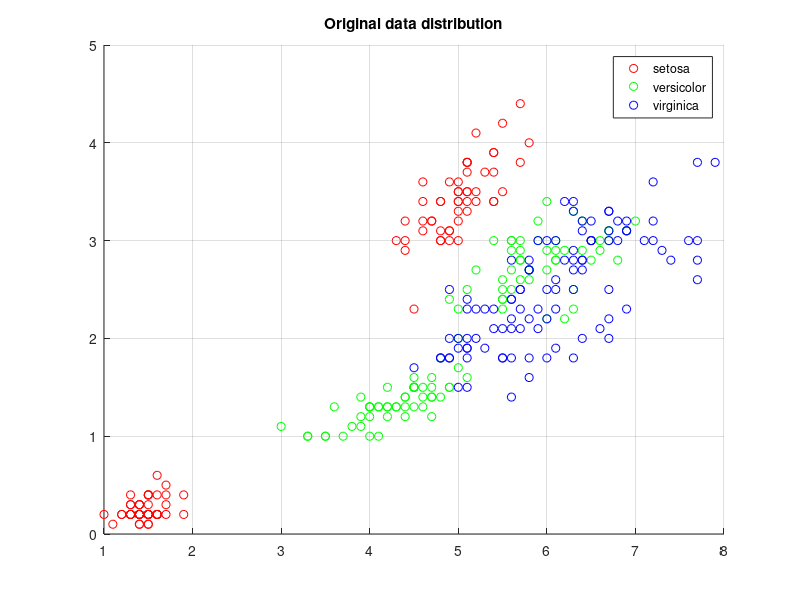
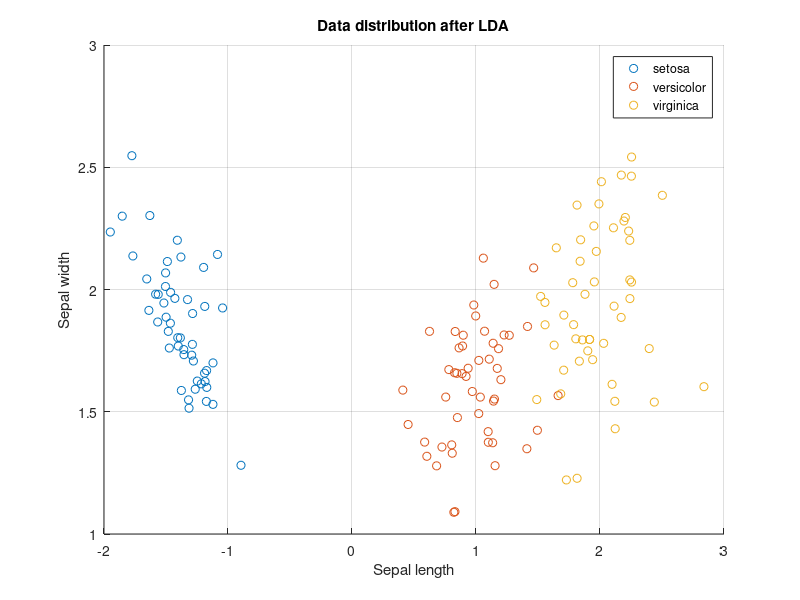

These figures' MATLAB source, in order:
clear all
load fisheriris
[m n] = size(meas);

keySet = unique(species)';
valueSet = [1 2 3];
M = containers.Map(keySet,valueSet);
num_classes = length(unique(species));

samples_class = zeros(1,num_classes);
for i=1:m
    x = M(char(species(i)));
    samples_class(x) = samples_class(x)+1;
end

mean_vecs = zeros(num_classes,n);
for i=1:m
    x = M(char(species(i)));
    mean_vecs(x,:) = mean_vecs(x,:) + meas(i,:);
end
mean_vecs = mean_vecs / 50;
overall_mean = sum(mean_vecs)/num_classes;

% between-class scatter matrix
Sb = zeros(n);
for i=1:num_classes
    temp = mean_vecs(i,:) - overall_mean;
    Sb = Sb + (samples_class(i)*temp'*temp);
end

% within-class scatter matrix
Sw = zeros(n);
i = 1;
while i<m
    temp = meas(i:i+50-1,:) - mean_vecs(M(char(species(i))),:);
    Sw = Sw + (temp'*temp);
    i = i+50;
end

f = figure;
gscatter(meas(:,1), meas(:,2), species, 'rgb'); hold on % plot the sepal length against the sepal width, grouped by classes 
gscatter(meas(:,3), meas(:,4), species, 'rgb'); hold on
% scatter(Sw(:,1), Sw(:,2), 'k', 'filled'); hold on
% scatter(Sw, 'k'); hold on
% gscatter(meas(:,3), meas(:,4), species, 'rgb'); hold on
grid on;
title('Original data distribution')

W = inv(Sw)*Sb;
[V D] = eig(W);

transform = -V; % implementation gives of eig() gives neg values which can be taken to  
for i=1:n
    max = i;
    for j = i:4
        if(D(j,j)>D(max,max))
           max = j; 
        end
    end
    
    temp = D(max,max);
    D(max,max) = D(i,i);
    D(i,i) = temp;    
    
    temp = transform(:,max);
    transform(:,max) = transform(:,i);
    transform(:,i) = temp;    
end

Y = meas*transform(:,1:2);
f = figure;
gscatter(Y(:,1), Y(:,2), species); hold on 
grid on;
title('Data distribution after LDA')
xlabel('Sepal length');
ylabel('Sepal width');
